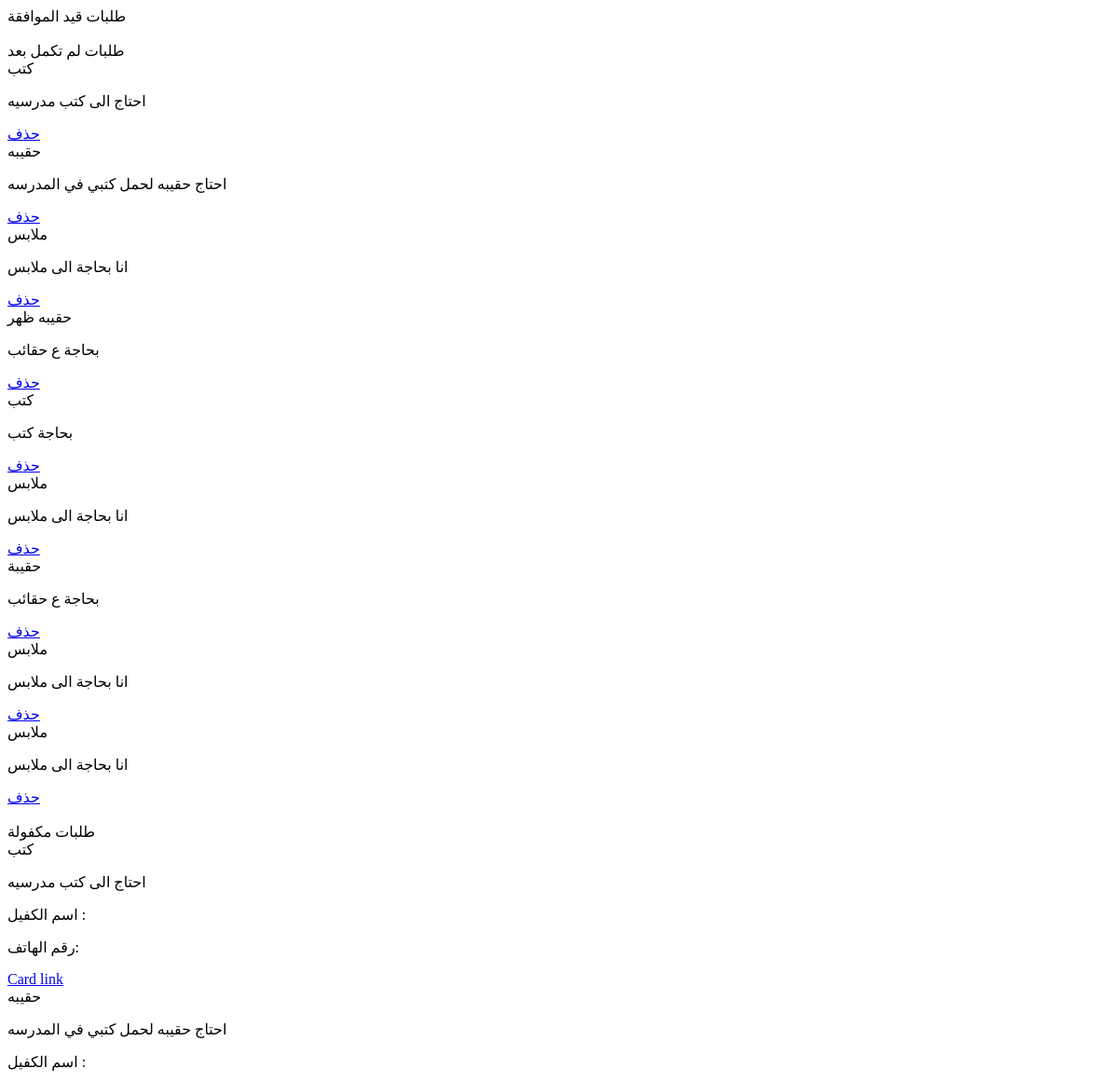
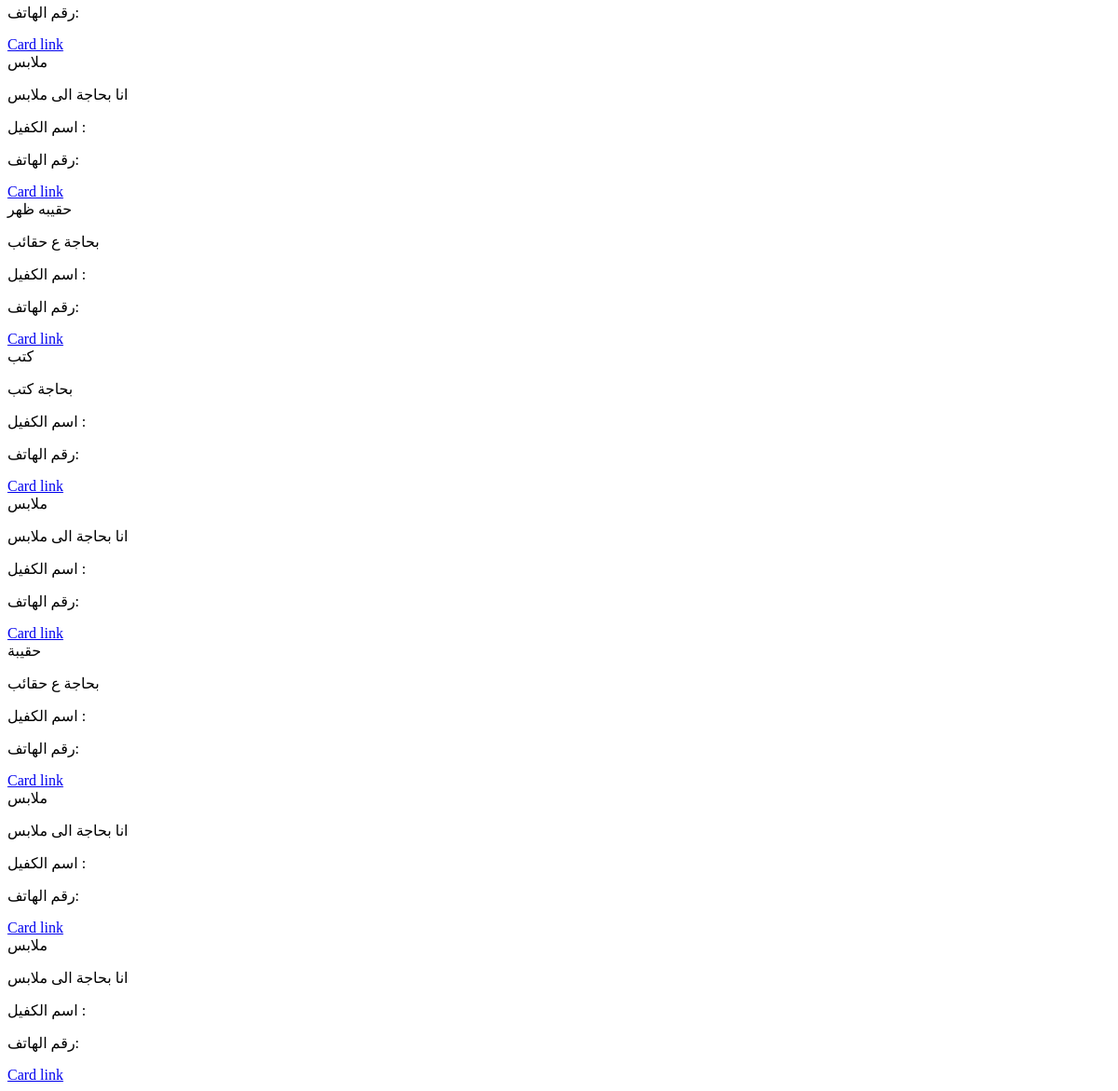
Before: /students/view_rq/ with the older database file (2 pictures, top to bottom).
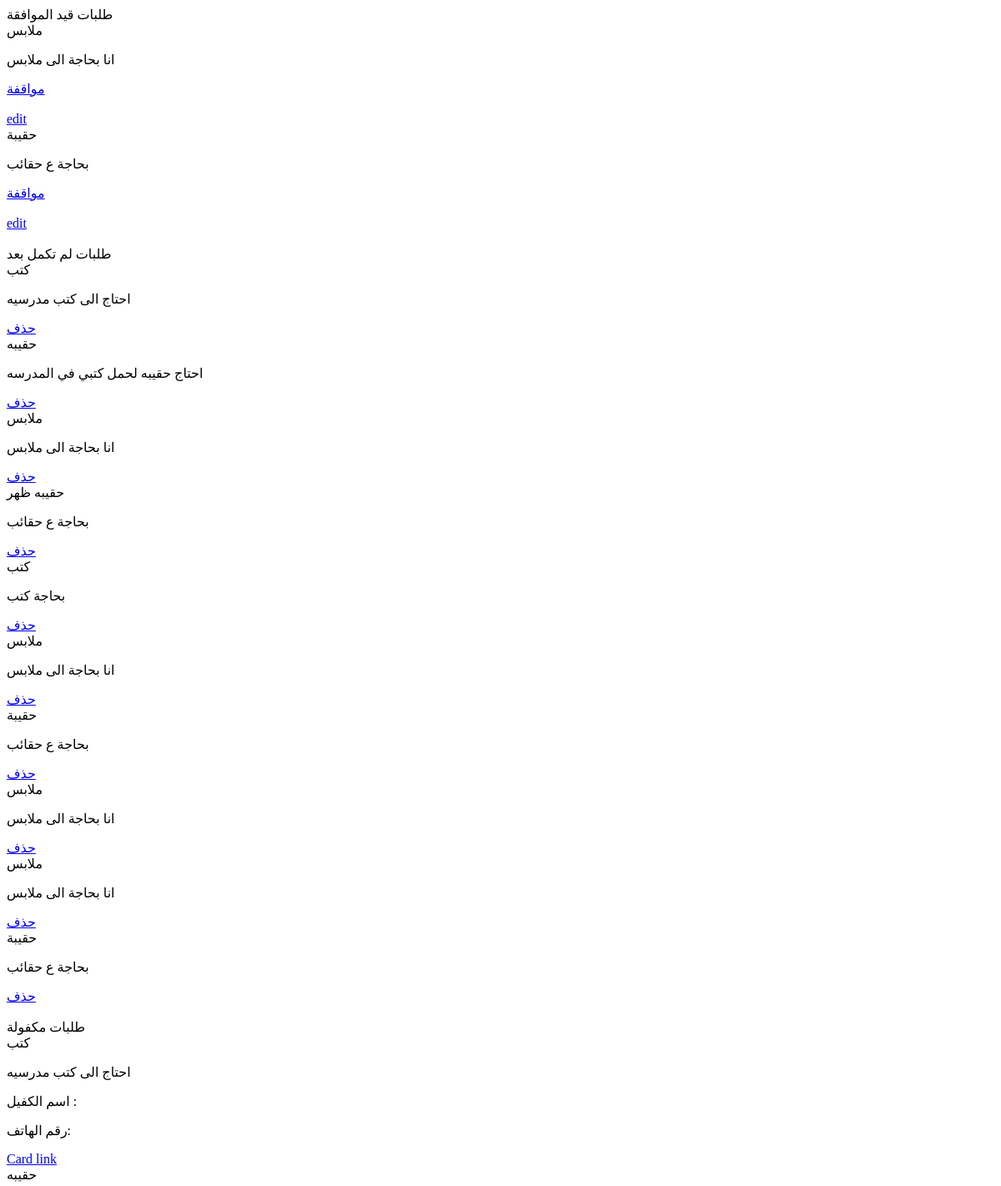
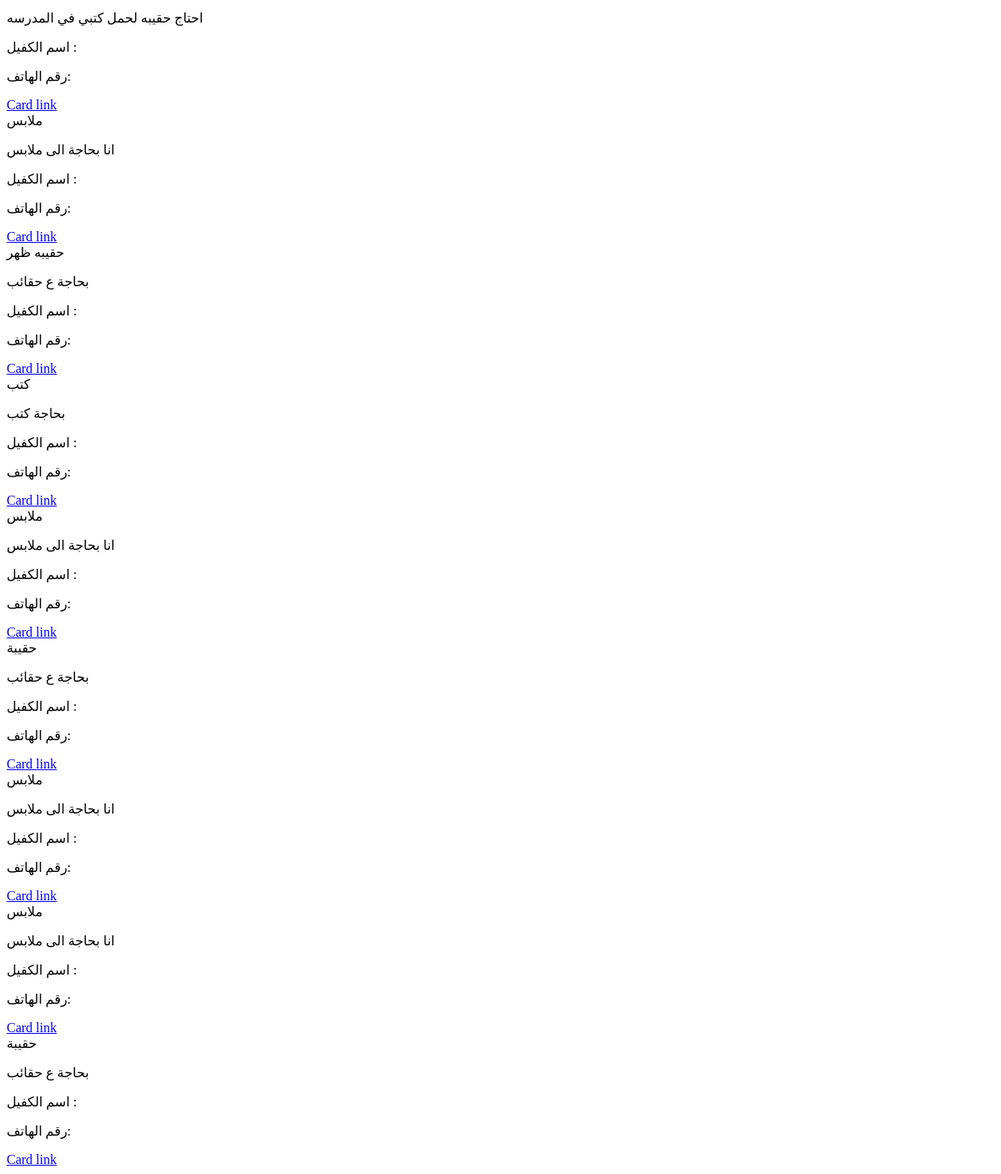
After: the same page with the newer database file (2 pictures, top to bottom).
### Students/models.py (models this page shows, shortened)
class Req_st(models.Model):
    title=models.CharField(max_length=200)
    info=models.TextField(max_length=1900)
    sender=models.CharField(max_length=200)
    date_up=models.DateField(auto_now_add=True)
    sponser=models.CharField(max_length=200,blank=True)
    approved=models.BooleanField(default=False)
    req_spon=models.CharField(max_length=250,blank=True)
    disable=models.BooleanField(default=False)

### Students/views.py (the view)
# urls.py: path('view_rq/',views.view_req,name='view_rq'),
@requires_csrf_token
def view_req(request):
    waited=''
    approved=''
    waited=Req_st.objects.filter(approved=False,sender=request.user)
    approved=Req_st.objects.filter(approved=True,sender=request.user)
    waited=Req_st.objects.filter(approved=False)
    approved=Req_st.objects.filter(approved=True)
    return render(request,'view_rq.html',{'approved':approved,'waited':waited})

### Students/templates/view_rq.html (shortened to what this page needs)
<!DOCTYPE html>
<html lang="en">
<head>
</head>
<body>
  {% block body %}
  <div title="Student">
    <div class='rounded border bg-dark'>
      طلبات قيد الموافقة
    </div>
    <div class='card-group'>
      {% for i in waited %}
      <div class="card bg-light text-dark" >
        <div class="card-header">
          {{i.title}}
        </div>
    <div class="card-body">
      <p class="card-text">{{i.info}}</p>
      <a href="{{i.id  | safe}}" class="card-link">مواقفة</a> <br>
      <br>
      <a href="edit/{{i.id  | safe}}" class="card-link">edit</a> <br>
    </div>
  </div>
  {% endfor %}
</div>
<br>
<div title="Student">
  <div class='rounded border bg-dark'>طلبات لم تكمل بعد
  </div>
  <div class='card-group'>
    {% for i in approved %}
    <div class="card bg-light text-dark" >
      <div class="card-header">
        {{i.title}}
      </div>
  <div class="card-body">
    <p class="card-text">{{i.info}}</p>
    <a href="{{i.id}}" class="card-link">حذف</a>
  </div>
</div>
{% endfor %}
</div>
<br>
<div title="Student">
  <div class='rounded border bg-dark'>
    طلبات مكفولة
  </div>
  <div class='card-group'>
    {% for i in approved %}
    <div class="card bg-light text-dark" >
      <div class="card-header">
        {{i.title}}
      </div>
  <div class="card-body">
    <p class="card-text"> {{i.info}}</p>
    <p class="card-text"> اسم الكفيل :</p>
    <p class="card-text"> رقم الهاتف:</p>
    <a href="#" class="card-link">Card link</a>
  </div>
</div>
{% endfor %}
</div>
{% endblock %}
</body>
</html>

Changed rows visible on the page:
added Req_st: title "ملابس", info "انا بحاجة الى ملابس"
added Req_st: title "حقيبة", info "بحاجة ع حقائب"
added Req_st: title "حقيبة", info "بحاجة ع حقائب"
